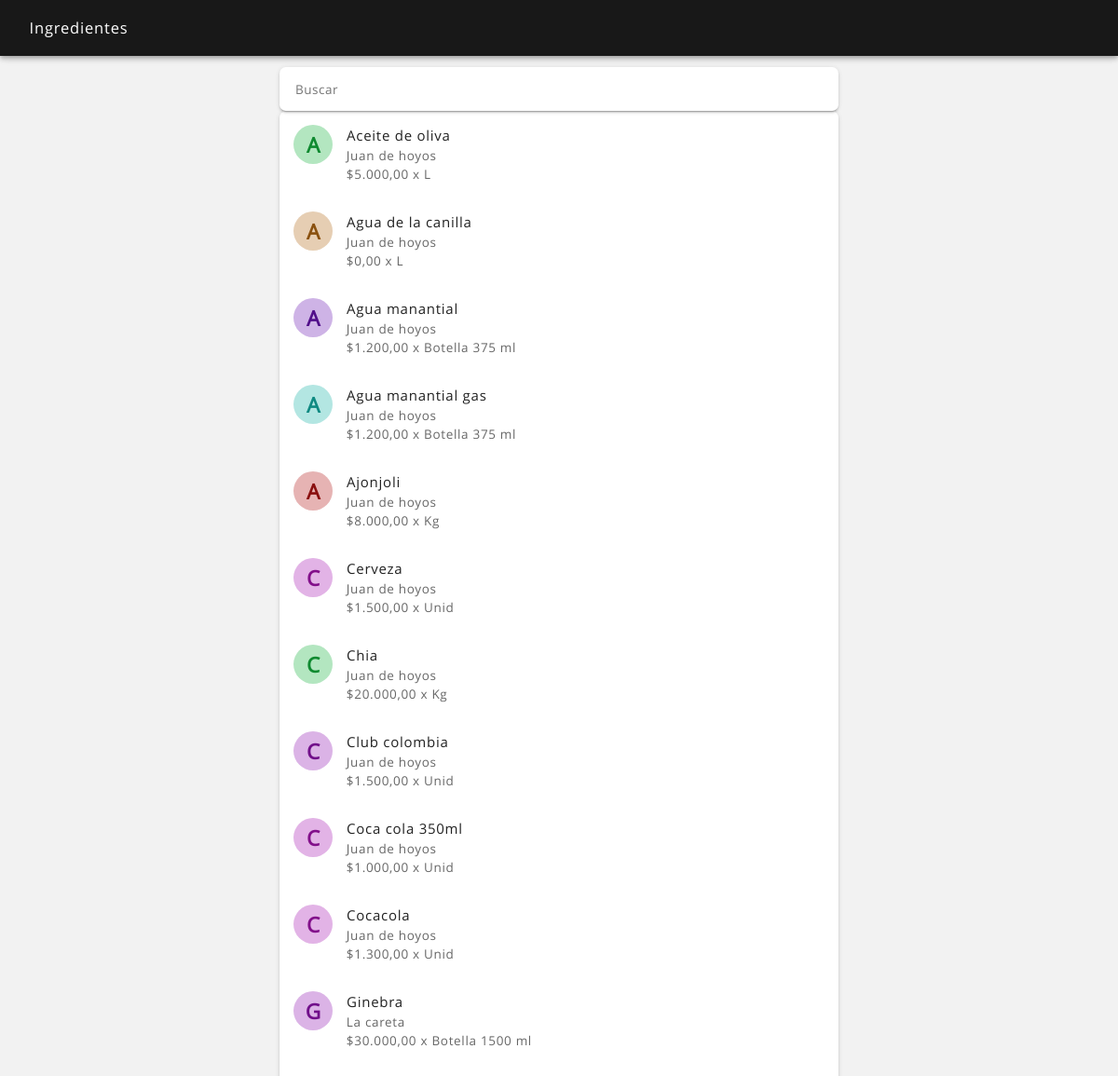
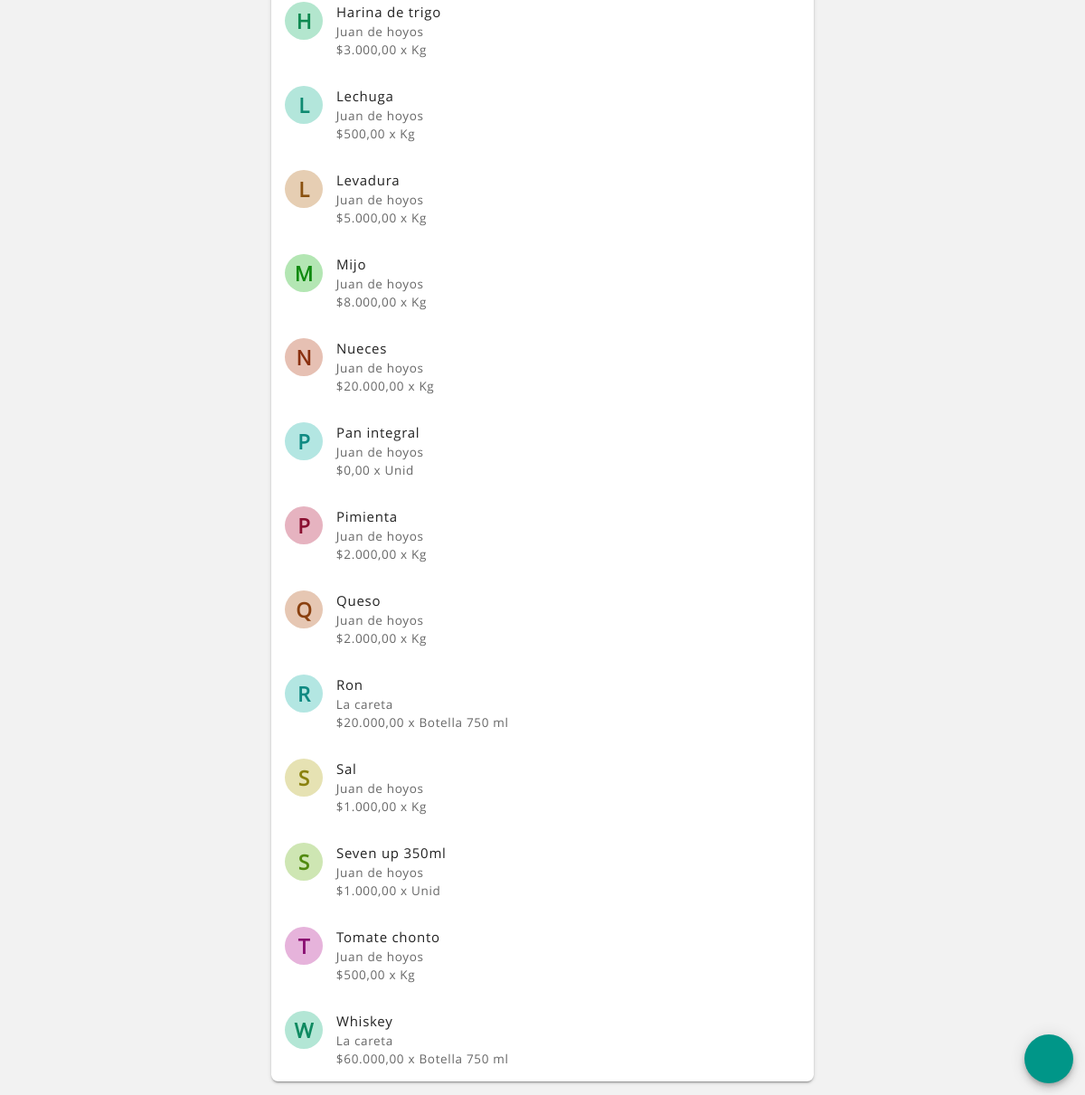
Page /ingredientes_ver.php (signed in) on the earlier database version (2 pictures, top to bottom).
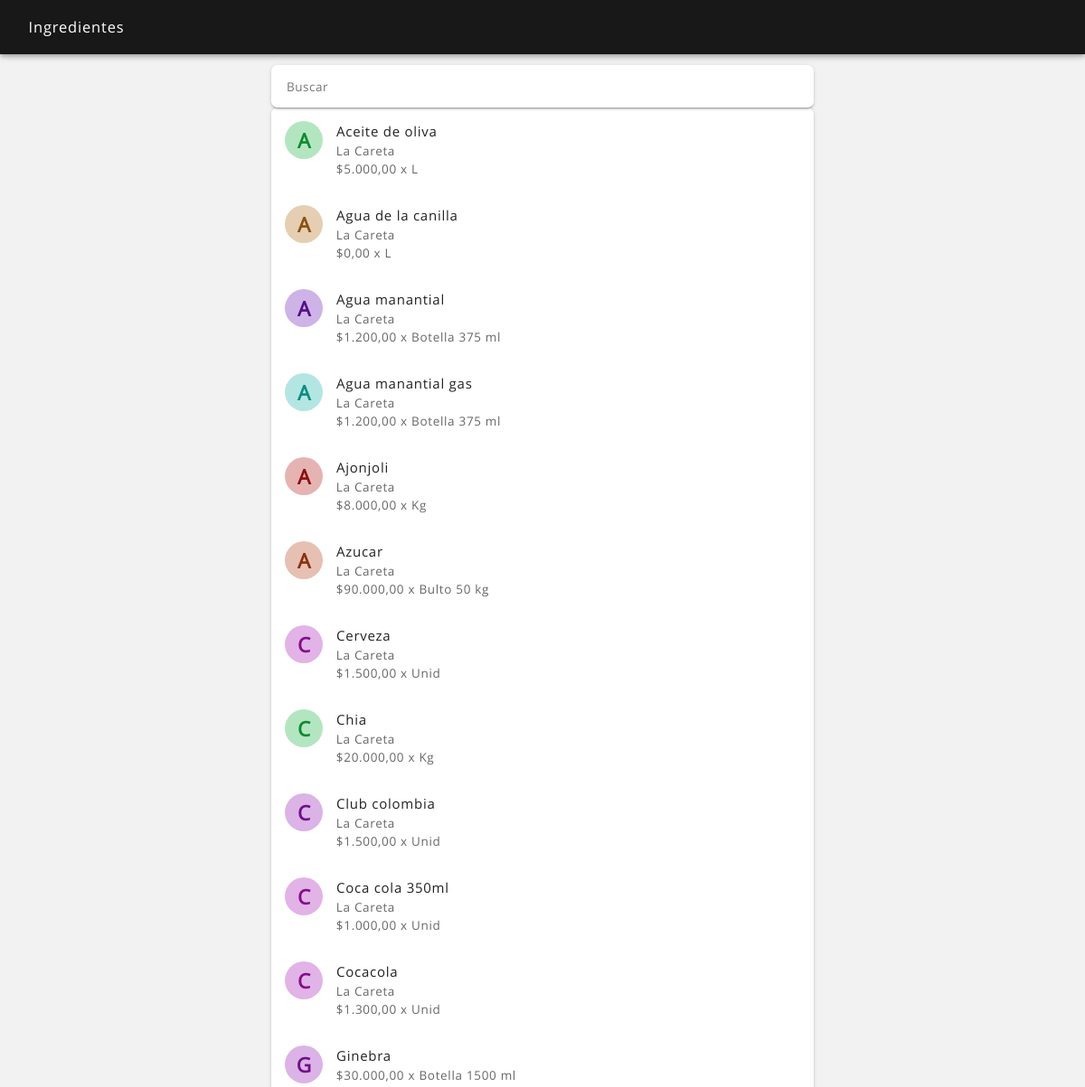
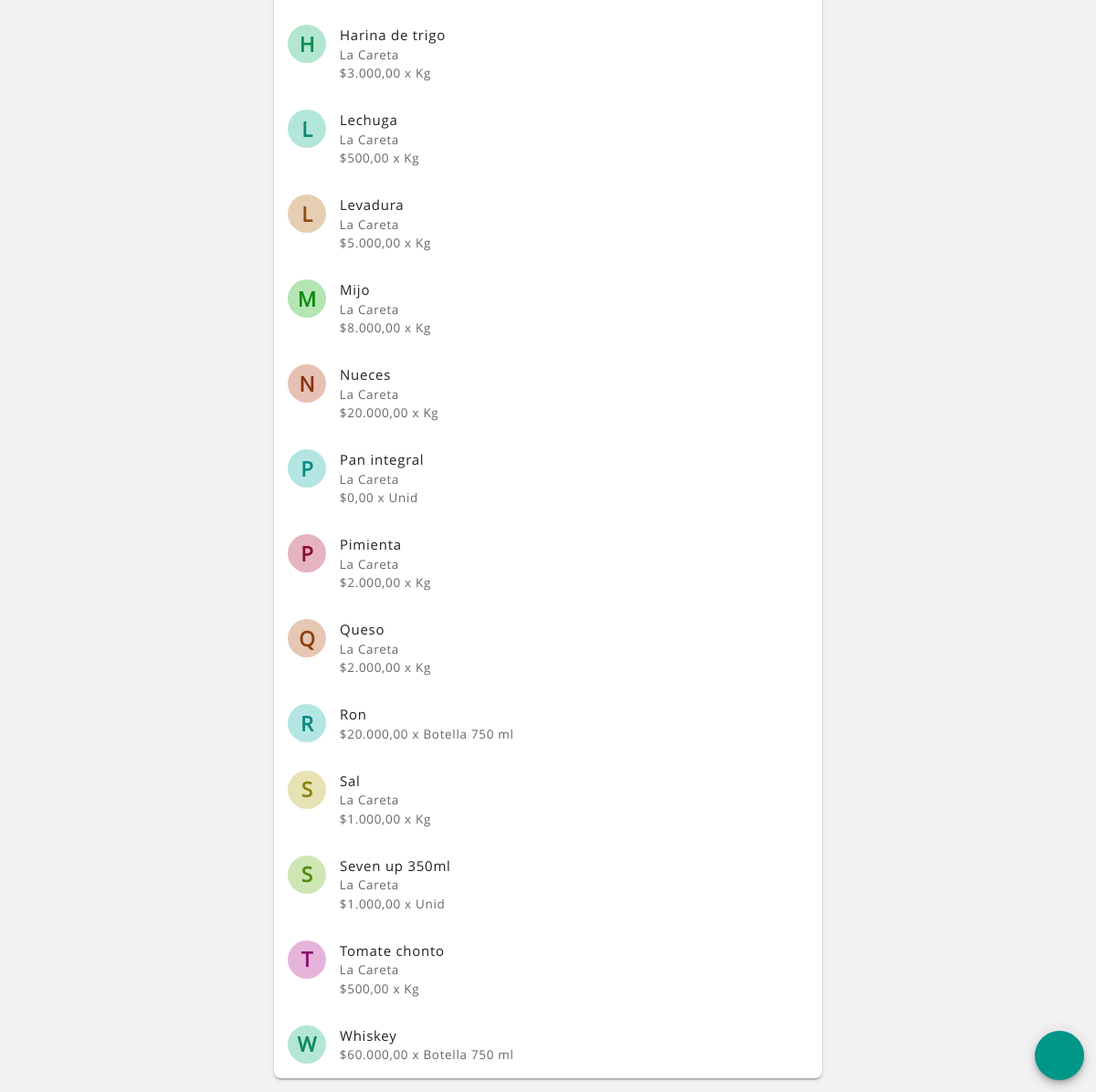
Same page on the later database version (2 pictures, top to bottom).
### tables this page shows
CREATE TABLE `ingrediente` (
  `ingrediente_id` int(11) NOT NULL,
  `fecha_alta` datetime NOT NULL,
  `fecha_mod` datetime NOT NULL,
  `fecha_baja` datetime NOT NULL,
  `usuario_alta` int(11) NOT NULL,
  `usuario_mod` int(11) NOT NULL,
  `usuario_baja` int(11) NOT NULL,
  `estado` text NOT NULL,
  `ingrediente` text NOT NULL,
  `tipo` text NOT NULL,
  `unidad_minima` text NOT NULL,
  `unidad_compra` text NOT NULL,
  `costo_unidad_minima` text NOT NULL,
  `costo_unidad_compra` text NOT NULL,
  `cantidad_unidad_compra` text NOT NULL,
  `proveedor_id` int(11) NOT NULL,
  `productor_id` text NOT NULL
);

CREATE TABLE `proveedor` (
  `proveedor_id` int(11) NOT NULL,
  `fecha_alta` datetime NOT NULL,
  `fecha_mod` datetime NOT NULL,
  `fecha_baja` datetime NOT NULL,
  `usuario_alta` int(11) NOT NULL,
  `usuario_mod` int(11) NOT NULL,
  `usuario_baja` int(11) NOT NULL,
  `estado` text NOT NULL,
  `proveedor` text NOT NULL,
  `documento_tipo` text NOT NULL,
  `documento_numero` text NOT NULL,
  `tipo` text NOT NULL,
  `contacto` text NOT NULL,
  `telefono_pedidos` text NOT NULL,
  `correo_pedidos` text NOT NULL,
  `telefono` text NOT NULL,
  `correo` text NOT NULL,
  `direccion` text NOT NULL,
  `cuenta_bancaria` text NOT NULL,
  `imagen` text NOT NULL,
  `imagen_nombre` text NOT NULL
);

### sis/avatar_color.php (called while the page is built)
<?php
$pla = ord(strtolower($avatar_nombre[0]));
$ula = ord(substr($avatar_nombre, -1));
$lca = strlen($avatar_nombre);
$sca = $pla + $ula + $lca + $avatar_id;
$sca = $sca << 5;
$ab_hue = $sca;
$ab_sat = "50%";
$ab_lig = "80%";
$at_hue = $sca;
$at_sat = "80%";
$at_lig = "30%";
?>

### ingredientes_ver.php (the view, shortened to what this page needs)
<?php
include ("sis/nombre_sesion.php");
?>
<?php
if(isset($_POST['busqueda'])) $busqueda = $_POST['busqueda']; elseif(isset($_GET['busqueda'])) $busqueda = $_GET['busqueda']; else $busqueda = null;
if(isset($_POST['body_snack'])) $body_snack = $_POST['body_snack']; elseif(isset($_GET['body_snack'])) $body_snack = $_GET['body_snack']; else $body_snack = null;
?>
<!DOCTYPE html>
<html lang="es">
<head>
    <?php
    include ("partes/head.php");
    ?>
</head>
<body <?php echo $body_snack; ?>>
<header class="rdm-toolbar--contenedor">
    <div class="rdm-toolbar--fila">
        <div class="rdm-toolbar--izquierda">
            <h2 class="rdm-toolbar--titulo">Ingredientes</h2>
        </div>
    </div>
</header>
<main class="rdm--contenedor-toolbar">
    <?php
    $consulta = $conexion->query("SELECT * FROM ingrediente WHERE tipo = 'comprado' and estado = 'activo' ORDER BY ingrediente");
    if ($consulta->num_rows == 0)
    {
        ?>
        <div class="rdm-vacio--caja">
            <i class="zmdi zmdi-alert-circle-o zmdi-hc-4x"></i>
            <p class="rdm-tipografia--subtitulo1">No se han agregado ingredientes</p>
            <p class="rdm-tipografia--cuerpo1--margen-ajustada">Los ingredientes son todos los elementos de los que están hechos los productos o servicios que vendes, por ejemplo: una hamburguesa está hecha de pan, carne y lechuga, etc.</p>
        </div>
        <?php
    }
    else
    {   ?>
        <input type="search" name="busqueda" id="busqueda" value="<?php echo "$busqueda"; ?>" placeholder="Buscar" maxlength="30" autofocus autocomplete="off" onKeyUp="buscar();" onFocus="buscar();" />
        <section class="rdm-lista">
        <?php
        while ($fila = $consulta->fetch_assoc())
        {
            $ingrediente_id = $fila['ingrediente_id'];
            $ingrediente = $fila['ingrediente'];
            $unidad_compra = $fila['unidad_compra'];
            $costo_unidad_compra = $fila['costo_unidad_compra'];
            $proveedor_id = $fila['proveedor_id'];
            $avatar_id = $ingrediente_id;
            $avatar_nombre = "$ingrediente";
            include ("sis/avatar_color.php");
            $imagen = '<div class="rdm-lista--avatar-color" style="background-color: hsl('.$ab_hue.', '.$ab_sat.', '.$ab_lig.'); color: hsl('.$at_hue.', '.$at_sat.', '.$at_lig.');"><span class="rdm-lista--avatar-texto">'.strtoupper(substr($avatar_nombre, 0, 1)).'</span></div>';
            $consulta2 = $conexion->query("SELECT * FROM proveedor WHERE proveedor_id = '$proveedor_id'");
            if ($filas2 = $consulta2->fetch_assoc())
            {
                $proveedor = $filas2['proveedor'];
            }
            else
            {
                $proveedor = "";
            }
            ?>
            <a href="ingredientes_detalle.php?ingrediente_id=<?php echo "$ingrediente_id"; ?>">
                <article class="rdm-lista--item-doble">
                    <div class="rdm-lista--izquierda">
                        <div class="rdm-lista--contenedor">
                            <?php echo "$imagen"; ?>
                        </div>
                        <div class="rdm-lista--contenedor">
                            <h2 class="rdm-lista--titulo"><?php echo ucfirst($ingrediente); ?></h2>
                            <h2 class="rdm-lista--texto-secundario"><?php echo ucfirst($proveedor); ?></h2>
                            <h2 class="rdm-lista--texto-secundario">$<?php echo number_format($costo_unidad_compra, 2, ",", "."); ?> x <?php echo ucfirst($unidad_compra); ?></h2>
                        </div>
                    </div>
                </article>
            </a>
        <?php
        }
        ?>
        </section>
    <?php
    }
    ?>
</main>
<footer>
    <a href="ingredientes_agregar.php"><button class="rdm-boton--fab" ><i class="zmdi zmdi-plus zmdi-hc-2x"></i></button></a>
</footer>
</body>
</html>

### partes/head.php (shortened to what this page needs)
<link rel="stylesheet" href="css/normalize.css" />
<link rel="stylesheet" href="css/estilos.css">

### css/estilos.css (style rules this page uses)
body { background-color: rgba(0, 0, 0, 0.05); color: #222; font-family: Product Sans; font-size: 15px; font-weight: 300; margin: 0; }
a { color: inherit; text-decoration: none; outline: none; }
.rdm--contenedor-toolbar, .rdm--contenedor-toolbar-tabs { box-sizing: border-box; margin: 0 auto; max-width: 600px; width: 95%; margin-top: 4.5rem; }
.rdm--contenedor-toolbar, .rdm--contenedor-zona { box-sizing: border-box; margin: 0 auto; max-width: 600px; width: 95%; margin-top: 4.5rem; }

### css/toolbar.css (style rules this page uses)
.rdm-toolbar--contenedor { box-shadow: 0 2px 4px -1px rgba(0,0,0,.2), 0 4px 5px 0 rgba(0,0,0,.14), 0 1px 10px 0 rgba(0,0,0,.12); box-sizing: border-box; color: #fff; left: 0; position: fixed; top: 0; width: 100%; z-index: 1; }
.rdm-toolbar--fila, .rdm-toolbar--fila-tab { background-color: rgba(0,0,0,0.9); align-items: center; display: flex; justify-content: space-between; padding: 1em; height: 2em; }
.rdm-toolbar--izquierda, .rdm-toolbar--centro, .rdm-toolbar--derecha { display: flex; align-items: center; }
.rdm-toolbar--titulo, .rdm-toolbar--titulo-centro, .rdm-toolbar--texto-secundario { font-size: 1.1em; font-weight: 500; letter-spacing: 0.05em; line-height: 1.5em; margin: 0 0 0 1em; max-width: 240px; white-space: nowrap; overflow: hidden; text-overflow: ellipsis; }

### css/botones.css (style rules this page uses)
button { border-radius: 0.5em; border: none; box-shadow: 0 3px 1px -2px rgba(0,0,0,.2), 0 2px 2px 0 rgba(0,0,0,.14), 0 1px 5px 0 rgba(0,0,0,.12); box-sizing: border-box; color: #fff; display: inline-block; font-family: Product Sans; font-size: 0.9em; font-weight: 600; letter-spacing: 0.05em; outline: none; padding: 1em 1em 0.9em 1em; text-align: center; text-decoration: none; text-transform: uppercase; transition: all 0.3s ease; vertical-align: middle; cursor: pointer; }
.rdm-boton--fab { background-color: #009688; border-radius: 50%; bottom: 1em; box-shadow: 0 3px 5px -1px rgba(0,0,0,.2), 0 6px 10px 0 rgba(0,0,0,.14), 0 1px 18px 0 rgba(0,0,0,.12); height: 4em; position: fixed; right: 1em; width: 4em; z-index: 200; }

### css/listas.css (style rules this page uses)
.rdm-lista, .rdm-lista-sencillo, .rdm-lista-amplio, .rdm-lista-amplia, .rdm-lista--porcentaje { background-color: #fff; box-shadow: 0px 3px 1px -2px rgba(0, 0, 0, 0.2), 0px 2px 2px 0px rgba(0, 0, 0, 0.14), 0px 1px 5px 0px rgba(0, 0, 0, 0.12); box-sizing: border-box; margin: 0 auto; margin-bottom: 1em; width: 100%; border-radius: 0.5em; }
.rdm-lista--item-doble { align-items: flex-start; display: flex; justify-content: space-between; padding: 1em; }
.rdm-lista--izquierda, .rdm-lista--izquierda-sencillo, .rdm-lista--derecha { display: flex; }
.rdm-lista--contenedor { display: inline-block; }
.rdm-lista--avatar-color { align-items: center; border-radius: 50%; box-sizing: border-box; color: rgba(255,255,255,1); display: inline-flex; font-size: 1em; justify-content: center; line-height: normal; text-align: center; font-weight: bold; height: 2.8em; width: 2.8em; padding: 0em; }
.rdm-lista--avatar-texto { font-size: 1.5em; }
.rdm-lista--titulo, .rdm-lista--texto-secundario, .rdm-lista--texto-valor, .rdm-lista--titulo-amplio, .rdm-lista--mensaje, .rdm-lista--texto-secundario-porcentaje, .rdm-lista--texto-valor-porcentaje, .rdm-lista--texto-porcentaje, .rdm-lista--titulo-porcentaje, .rdm-lista--texto-unidad { font-size: 1em; font-weight: 400; letter-spacing: 0.05em; line-height: 1.5em; margin: 0 0 0 1em; }
.rdm-lista--texto-secundario { color: rgba(0, 0, 0, 0.6); line-height: 1.5em; font-size: 0.9em; margin: 0 0 0 1.1em; }

### css/formularios.css (style rules this page uses)
input, button, textarea { appearance: none; outline: none; -webkit-appearance: none; }
input, select, textarea { font-family: Product Sans; appearance: none; background: none; border: none; border-top: 0.2em solid rgba(0, 0, 0, 0); border-bottom: 0.1em solid rgba(0, 0, 0, 0.12); box-sizing: border-box; color: #222; color: rgba(0, 0, 0, 0.9); font-size: 0.9em; font-weight: 400; letter-spacing: 0.04em; line-height: 1.5; margin: 0; padding: 0.3em 0em 0.4em 0em; width: 100%; outline:0px; transition: all 0.2s ease; }
input[type=search] { appearance: none; box-sizing: border-box; background-color: #fff; border: none; box-shadow: 0px 3px 1px -2px rgba(0, 0, 0, 0.2), 0px 2px 2px 0px rgba(0, 0, 0, 0.14), 0px 1px 5px 0px rgba(0, 0, 0, 0.12); width: 100%; -webkit-appearance: none; padding: 1em 1.25em; outline:0px; border-radius: 0.5em; }
input[type="search"] { -webkit-appearance: none; }

Differences in the rows shown:
changed through a linked row, ingrediente "Aceite de oliva": proveedor.proveedor "Juan de hoyos" → "La Careta"
changed through a linked row, ingrediente "Agua de la canilla": proveedor.proveedor "Juan de hoyos" → "La Careta"
changed through a linked row, ingrediente "Agua manantial": proveedor.proveedor "Juan de hoyos" → "La Careta"
changed through a linked row, ingrediente "Agua manantial gas": proveedor.proveedor "Juan de hoyos" → "La Careta"
changed through a linked row, ingrediente "Ajonjoli": proveedor.proveedor "Juan de hoyos" → "La Careta"
added ingrediente: ingrediente "A", ingrediente "Azucar", proveedor.proveedor "La Careta", costo_unidad_compra "90.000,00", unidad_compra "Bulto 50 kg"
changed through a linked row, ingrediente "Cerveza": proveedor.proveedor "Juan de hoyos" → "La Careta"
changed through a linked row, ingrediente "Chia": proveedor.proveedor "Juan de hoyos" → "La Careta"
changed through a linked row, ingrediente "Club colombia": proveedor.proveedor "Juan de hoyos" → "La Careta"
changed through a linked row, ingrediente "Coca cola 350ml": proveedor.proveedor "Juan de hoyos" → "La Careta"
changed through a linked row, ingrediente "Cocacola": proveedor.proveedor "Juan de hoyos" → "La Careta"
shown differently, row unchanged: ingrediente "Ginebra": proveedor.proveedor "La careta" → (not shown)
changed through a linked row, ingrediente "Harina de trigo": proveedor.proveedor "Juan de hoyos" → "La Careta"
changed through a linked row, ingrediente "Lechuga": proveedor.proveedor "Juan de hoyos" → "La Careta"
changed through a linked row, ingrediente "Levadura": proveedor.proveedor "Juan de hoyos" → "La Careta"
changed through a linked row, ingrediente "Mijo": proveedor.proveedor "Juan de hoyos" → "La Careta"
changed through a linked row, ingrediente "Nueces": proveedor.proveedor "Juan de hoyos" → "La Careta"
changed through a linked row, ingrediente "Pan integral": proveedor.proveedor "Juan de hoyos" → "La Careta"
changed through a linked row, ingrediente "Pimienta": proveedor.proveedor "Juan de hoyos" → "La Careta"
changed through a linked row, ingrediente "Queso": proveedor.proveedor "Juan de hoyos" → "La Careta"
shown differently, row unchanged: ingrediente "Ron": proveedor.proveedor "La careta" → (not shown)
changed through a linked row, ingrediente "Sal": proveedor.proveedor "Juan de hoyos" → "La Careta"
changed through a linked row, ingrediente "Seven up 350ml": proveedor.proveedor "Juan de hoyos" → "La Careta"
changed through a linked row, ingrediente "Tomate chonto": proveedor.proveedor "Juan de hoyos" → "La Careta"
shown differently, row unchanged: ingrediente "Whiskey": proveedor.proveedor "La careta" → (not shown)
